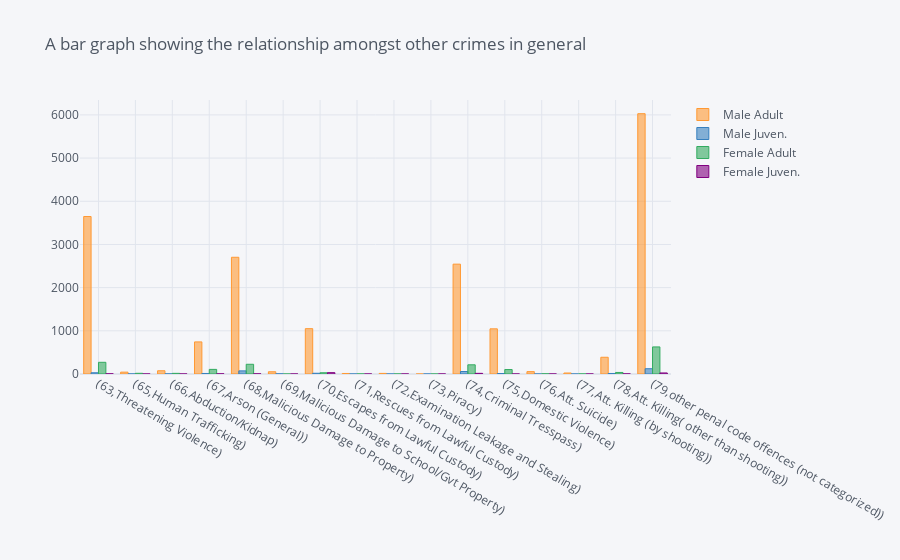

The code cell stored with this chart in its notebook:
### Code cell
# Plotting a bar graph for ActualOtherCrimes under accused charged
Accusedcharge.iplot(kind='bar',title='A bar graph showing the relationship amongst other crimes in general')

### Figure 1 — Plotly figure (JSON) as saved in the notebook; plotly's stock layout.template omitted (floating-point values rounded to 4 significant figures)
{"data": [{"marker": {"color": "rgba(255, 153, 51, 0.6)", "line": {"color": "rgba(255, 153, 51, 1.0)", "width": 1}}, "name": "Male Adult", "orientation": "v", "text": "", "type": "bar", "x": ["(63,Threatening Violence)", "(65,Human Trafficking)", "(66,Abduction/Kidnap)", "(67,Arson (General))", "(68,Malicious Damage to Property)", "(69,Malicious Damage to School/Gvt Property)", "(70,Escapes from Lawful Custody)", "(71,Rescues from Lawful Custody)", "(72,Examination Leakage and Stealing)", "(73,Piracy)", "(74,Criminal Tresspass)", "(75,Domestic Violence)", "(76,Att. Suicide)", "(77,Att. Killing (by shooting))", "(78,Att. Killing( other than shooting))", "(79,other penal code offences (not categorized))"], "y": [3647, 43, 75, 743, 2703, 52, 1050, 12, 14, 0, 2544, 1046, 55, 23, 388, 6028]}, {"marker": {"color": "rgba(55, 128, 191, 0.6)", "line": {"color": "rgba(55, 128, 191, 1.0)", "width": 1}}, "name": "Male Juven.", "orientation": "v", "text": "", "type": "bar", "x": ["(63,Threatening Violence)", "(65,Human Trafficking)", "(66,Abduction/Kidnap)", "(67,Arson (General))", "(68,Malicious Damage to Property)", "(69,Malicious Damage to School/Gvt Property)", "(70,Escapes from Lawful Custody)", "(71,Rescues from Lawful Custody)", "(72,Examination Leakage and Stealing)", "(73,Piracy)", "(74,Criminal Tresspass)", "(75,Domestic Violence)", "(76,Att. Suicide)", "(77,Att. Killing (by shooting))", "(78,Att. Killing( other than shooting))", "(79,other penal code offences (not categorized))"], "y": [29, 1, 2, 12, 72, 3, 17, 0, 0, 0, 58, 11, 0, 0, 12, 122]}, {"marker": {"color": "rgba(50, 171, 96, 0.6)", "line": {"color": "rgba(50, 171, 96, 1.0)", "width": 1}}, "name": "Female Adult", "orientation": "v", "text": "", "type": "bar", "x": ["(63,Threatening Violence)", "(65,Human Trafficking)", "(66,Abduction/Kidnap)", "(67,Arson (General))", "(68,Malicious Damage to Property)", "(69,Malicious Damage to School/Gvt Property)", "(70,Escapes from Lawful Custody)", "(71,Rescues from Lawful Custody)", "(72,Examination Leakage and Stealing)", "(73,Piracy)", "(74,Criminal Tresspass)", "(75,Domestic Violence)", "(76,Att. Suicide)", "(77,Att. Killing (by shooting))", "(78,Att. Killing( other than shooting))", "(79,other penal code offences (not categorized))"], "y": [271, 16, 15, 107, 225, 0, 29, 1, 1, 0, 213, 103, 4, 1, 36, 627]}, {"marker": {"color": "rgba(128, 0, 128, 0.6)", "line": {"color": "rgba(128, 0, 128, 1.0)", "width": 1}}, "name": "Female Juven.", "orientation": "v", "text": "", "type": "bar", "x": ["(63,Threatening Violence)", "(65,Human Trafficking)", "(66,Abduction/Kidnap)", "(67,Arson (General))", "(68,Malicious Damage to Property)", "(69,Malicious Damage to School/Gvt Property)", "(70,Escapes from Lawful Custody)", "(71,Rescues from Lawful Custody)", "(72,Examination Leakage and Stealing)", "(73,Piracy)", "(74,Criminal Tresspass)", "(75,Domestic Violence)", "(76,Att. Suicide)", "(77,Att. Killing (by shooting))", "(78,Att. Killing( other than shooting))", "(79,other penal code offences (not categorized))"], "y": [4, 0, 0, 3, 3, 0, 31, 0, 0, 0, 15, 0, 0, 0, 2, 24]}], "layout": {"legend": {"bgcolor": "#F5F6F9", "font": {"color": "#4D5663"}}, "paper_bgcolor": "#F5F6F9", "plot_bgcolor": "#F5F6F9", "title": {"font": {"color": "#4D5663"}, "text": "A bar graph showing the relationship amongst other crimes in general"}, "xaxis": {"gridcolor": "#E1E5ED", "showgrid": true, "tickfont": {"color": "#4D5663"}, "title": {"font": {"color": "#4D5663"}, "text": ""}, "zerolinecolor": "#E1E5ED"}, "yaxis": {"gridcolor": "#E1E5ED", "showgrid": true, "tickfont": {"color": "#4D5663"}, "title": {"font": {"color": "#4D5663"}, "text": ""}, "zerolinecolor": "#E1E5ED"}}}
